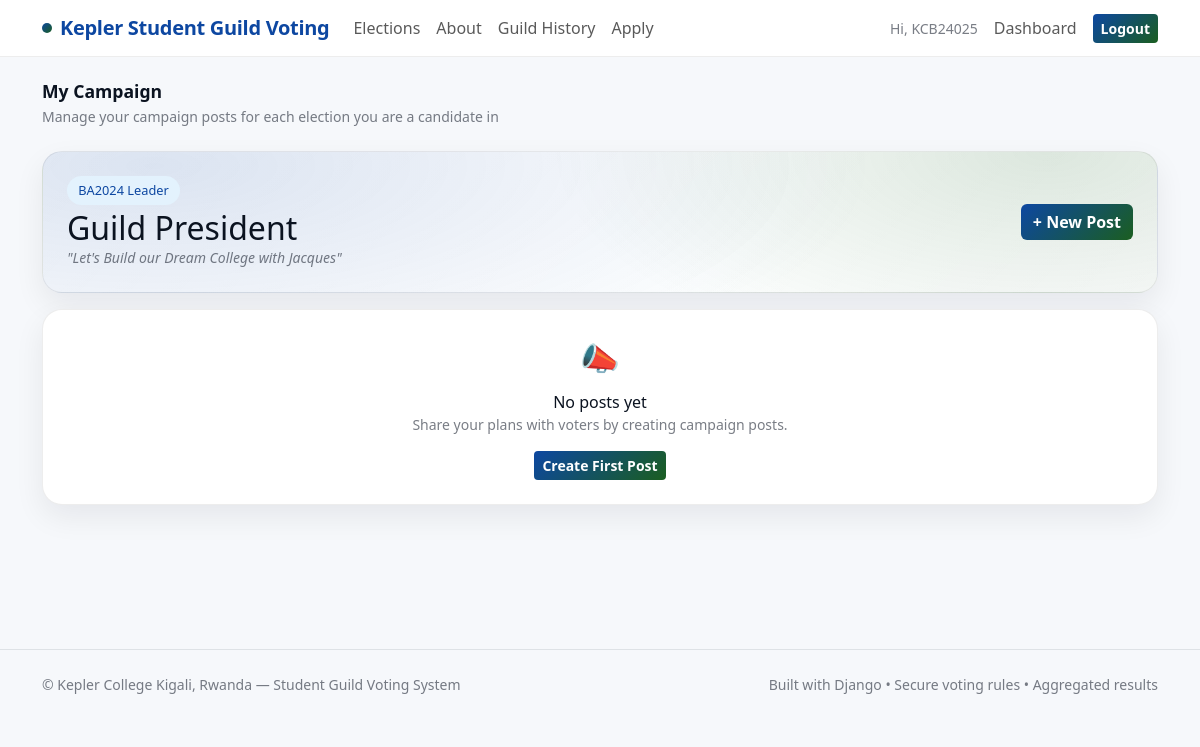
Screenshot of /elections/my-campaign/ (signed in) with the database file from the repository.
### apps/accounts/models.py (models this page shows, shortened)
class User(AbstractUser):
    email = models.EmailField(unique=True)
    student_id = models.CharField(max_length=20, unique=True)
    cohort = models.ForeignKey(
        Cohort,
        on_delete=models.SET_NULL,
        null=True,
        blank=True,
        related_name='students'
    )
    is_cohort_confirmed = models.BooleanField(
        default=False,
        help_text='Admin confirms the student belongs to the selected cohort'
    )
    is_email_verified = models.BooleanField(default=False)
    can_vote = models.BooleanField(default=True)

### apps/elections/models.py (models this page shows, shortened)
class Candidate(models.Model):
    STATUS_CHOICES = [
        ('pending', 'Pending'),
        ('approved', 'Approved'),
        ('rejected', 'Rejected'),
    ]
    election = models.ForeignKey(
        Election, on_delete=models.CASCADE, related_name='candidates'
    )
    position = models.ForeignKey(
        Position, on_delete=models.CASCADE, related_name='candidates'
    )
    student = models.ForeignKey(
        settings.AUTH_USER_MODEL,
        on_delete=models.SET_NULL,
        null=True, blank=True,
        related_name='candidacies'
    )
    full_name = models.CharField(max_length=200)
    slogan = models.CharField(max_length=200, blank=True)
    manifesto = models.TextField(blank=True)
    photo = models.ImageField(upload_to='candidates/', blank=True, null=True)
    status = models.CharField(
        max_length=20, choices=STATUS_CHOICES, default='pending'
    )
    created_at = models.DateTimeField(auto_now_add=True)
    class Meta:
        ordering = ['position__order', 'full_name']

class Position(models.Model):
    SCOPE_ALL = 'all'
    SCOPE_COHORT = 'cohort'
    SCOPE_CHOICES = [
        (SCOPE_ALL, 'Whole College'),
        (SCOPE_COHORT, 'Specific Cohort(s) Only'),
    ]
    election = models.ForeignKey(
        Election, on_delete=models.CASCADE, related_name='positions'
    )
    title = models.CharField(max_length=120)
    description = models.TextField(blank=True)
    order = models.PositiveIntegerField(default=0)
    voting_scope = models.CharField(
        max_length=10, choices=SCOPE_CHOICES, default=SCOPE_ALL
    )
    allowed_cohorts = models.ManyToManyField(
        'accounts.Cohort', blank=True, related_name='positions'
    )
    applications_open = models.BooleanField(default=False)
    class Meta:
        ordering = ['order', 'title']
        unique_together = [('election', 'title')]

class Election(models.Model):
    SCOPE_ALL = 'all'
    SCOPE_COHORT = 'cohort'
    SCOPE_CHOICES = [
        (SCOPE_ALL, 'Whole College'),
        (SCOPE_COHORT, 'Specific Cohort(s) Only'),
    ]
    name = models.CharField(max_length=200)
    description = models.TextField(blank=True)
    start_at = models.DateTimeField()
    end_at = models.DateTimeField()
    is_published = models.BooleanField(default=True)
    allow_live_results = models.BooleanField(default=False)
    visibility_scope = models.CharField(
        max_length=10, choices=SCOPE_CHOICES, default=SCOPE_ALL
    )
    visible_to_cohorts = models.ManyToManyField(
        'accounts.Cohort', blank=True, related_name='visible_elections'
    )
    voting_scope = models.CharField(
        max_length=10, choices=SCOPE_CHOICES, default=SCOPE_ALL
    )
    voting_cohorts = models.ManyToManyField(
        'accounts.Cohort', blank=True, related_name='voting_elections'
    )
    created_at = models.DateTimeField(auto_now_add=True)
    class Meta:
        ordering = ['-start_at']

### apps/elections/views.py (the view)
# urls.py: path('my-campaign/', views.my_campaign, name='my_campaign'),
@login_required
def my_campaign(request):
    candidacies = Candidate.objects.filter(
        student=request.user, status='approved'
    ).select_related('position', 'election').prefetch_related('campaign_posts')
    if not candidacies.exists():
        messages.info(request, 'You are not an approved candidate in any election yet.')
        return redirect('elections:my_applications')
    return render(request, 'elections/my_campaign.html', {'candidacies': candidacies})

### apps/core/context_processors.py (called while the page is built)
def kepler_branding(request):
    return {
        "KEPLER_APP_NAME": "Kepler Student Guild Voting",
        "KEPLER_LOCATION": "Kepler College Kigali, Rwanda",
    }

### templates/elections/my_campaign.html
{% extends 'base.html' %}
{% block content %}
<div class="d-flex align-items-center justify-content-between mb-4">
  <div>
    <h1 class="section-title mb-1">My Campaign</h1>
    <div class="small-muted">
      Manage your campaign posts for each election you are a candidate in
    </div>
  </div>
</div>
{% for candidacy in candidacies %}
<div class="mb-5">
  <div class="hero p-4 mb-3">
    <div class="d-flex align-items-center justify-content-between flex-wrap gap-3">
      <div>
        <span class="k-pill pill-blue mb-1 d-inline-block">
          {{ candidacy.position.election.name }}
        </span>
        <h2 class="fw-700 mb-0">{{ candidacy.position.title }}</h2>
        {% if candidacy.slogan %}
        <div class="small-muted fst-italic">"{{ candidacy.slogan }}"</div>
        {% endif %}
      </div>
      <a href="{% url 'elections:campaign_post_create' candidacy.id %}"
         class="btn btn-kepler">+ New Post</a>
    </div>
  </div>
  {% with posts=candidacy.campaign_posts.all %}
  {% if posts %}
  <div class="row g-3">
    {% for post in posts %}
    <div class="col-md-6">
      <div class="kepler-card p-3 h-100">
        {% if post.image %}
        <img src="{{ post.image.url }}"
             style="width:100%;height:140px;object-fit:cover;
                    border-radius:.75rem;margin-bottom:.75rem;">
        {% endif %}
        <div class="d-flex align-items-start justify-content-between mb-1">
          <div class="fw-600">{{ post.title }}</div>
          {% if post.status == 'pending' %}<span class="k-pill pill-pending" style="font-size:.7rem;">⏳ Pending</span>
          {% elif post.status == 'approved' %}<span class="k-pill pill-approved" style="font-size:.7rem;">✓ Live</span>
          {% else %}<span class="k-pill pill-rejected" style="font-size:.7rem;">✗ Rejected</span>{% endif %}
        </div>
        {% if post.content %}
        <div class="small-muted mb-2" style="font-size:.82rem;">
          {{ post.content|truncatechars:120 }}
        </div>
        {% endif %}
        <div class="d-flex align-items-center justify-content-between mt-2">
          <div class="small-muted" style="font-size:.78rem;">{{ post.created_at|date:"M d, Y" }}</div>
          <form method="POST"
                action="{% url 'elections:campaign_post_delete' post.id %}"
                onsubmit="return confirm('Delete this post?')">
            {% csrf_token %}
            <button type="submit" class="btn btn-danger-soft btn-sm"
                    style="font-size:.75rem;padding:.2rem .5rem;">Delete</button>
          </form>
        </div>
      </div>
    </div>
    {% endfor %}
  </div>
  {% else %}
  <div class="kepler-card p-4 text-center">
    <div style="font-size:2rem;">📣</div>
    <div class="fw-600 mt-2">No posts yet</div>
    <div class="small-muted mb-3">Share your plans with voters by creating campaign posts.</div>
    <a href="{% url 'elections:campaign_post_create' candidacy.id %}"
       class="btn btn-kepler btn-sm">Create First Post</a>
  </div>
  {% endif %}
  {% endwith %}
</div>
{% endfor %}
{% endblock %}

### templates/base.html (shortened to what this page needs)
<!DOCTYPE html>
<html lang="en">
<head>
  <link href="https://cdn.jsdelivr.net/npm/bootstrap@5.3.2/dist/css/bootstrap.min.css" rel="stylesheet">
  {% load static %}
  <link rel="stylesheet" href="{% static 'css/styles.css' %}">
</head>
<body>
<nav class="navbar navbar-expand-lg navbar-glass sticky-top mb-4">
  <div class="container">
    <a class="navbar-brand brand-badge" href="{% url 'core:home' %}">
      <span class="brand-dot"></span>
      Kepler Student Guild Voting
    </a>
    <div class="collapse navbar-collapse" id="navbarNav">
      <ul class="navbar-nav me-auto">
        <li class="nav-item">
          <a class="nav-link" href="{% url 'elections:elections_list' %}">Elections</a>
        </li>
        <li class="nav-item">
          <a class="nav-link" href="{% url 'core:about' %}">About</a>
        </li>
        <li class="nav-item">
          <a class="nav-link" href="{% url 'history:guild_history' %}">Guild History</a>
        </li>
        {% if request.user.is_authenticated and not request.user.is_staff %}
        <li class="nav-item">
          <a class="nav-link" href="{% url 'elections:open_positions' %}">Apply</a>
        </li>
        {% endif %}
      </ul>
      <ul class="navbar-nav ms-auto align-items-center gap-2">
        {% if request.user.is_authenticated %}
        <li class="nav-item">
          <span class="small-muted">Hi, {{ request.user.student_id }}</span>
        </li>
        <li class="nav-item">
          <a class="nav-link" href="{% url 'dashboard:student' %}">Dashboard</a>
        </li>
        <li class="nav-item">
          <a href="{% url 'accounts:logout' %}"
             class="btn btn-kepler btn-sm">Logout</a>
        </li>
        {% endif %}
      </ul>
    </div>
  </div>
</nav>
<main class="container pb-5">
  {% block content %}{% endblock %}
</main>
<footer class="border-top py-4 mt-5">
  <div class="container d-flex flex-wrap justify-content-between align-items-center">
    <div class="footer">
      © Kepler College Kigali, Rwanda — Student Guild Voting System
    </div>
    <div class="footer">
      Built with Django • Secure voting rules • Aggregated results
    </div>
  </div>
</footer>
</body>
</html>

### static/css/styles.css (style rules this page uses)
:root { --kepler-green: #1b5e20; --kepler-green-mid: #2e7d32; --kepler-green-light: #e8f5e9; --kepler-blue: #0d47a1; --kepler-blue-mid: #1565c0; --kepler-blue-light: #e3f2fd; --kepler-white: #ffffff; --kepler-dark: #0b1320; --kepler-gray: #f6f8fb; --kepler-border: rgba(0,0,0,0.07); --kepler-shadow: 0 12px 30px rgba(11,19,32,0.07); }
body { background: var(--kepler-gray); color: var(--kepler-dark); font-family: 'Segoe UI', system-ui, sans-serif; }
.navbar-glass { background: rgba(255,255,255,0.92); backdrop-filter: blur(12px); border-bottom: 1px solid var(--kepler-border); }
.brand-badge { display: inline-flex; align-items: center; gap: .5rem; font-weight: 800; color: var(--kepler-blue); letter-spacing: -.3px; }
.brand-dot { width: 10px; height: 10px; border-radius: 999px; background: linear-gradient(135deg, var(--kepler-blue), var(--kepler-green)); display: inline-block; }
.kepler-card { border: 1px solid var(--kepler-border); border-radius: 1.25rem; box-shadow: var(--kepler-shadow); background: var(--kepler-white); }
.hero { background: radial-gradient(1200px 400px at 10% 10%, rgba(13,71,161,.15), transparent 60%), radial-gradient(900px 400px at 90% 0%, rgba(27,94,32,.15), transparent 55%), linear-gradient(135deg, rgba(255,255,255,0.95), rgba(255,255,255,0.85)); border: 1px solid var(--kepler-border); border-radius: 1.25rem; box-shadow: var(--kepler-shadow); }
.btn-kepler { background: linear-gradient(135deg, var(--kepler-blue), var(--kepler-green)); color: #fff; border: 0; font-weight: 600; }
.k-pill { font-size: .8rem; padding: .3rem .7rem; border-radius: 999px; font-weight: 500; display: inline-block; }
.pill-blue { background: var(--kepler-blue-light); color: var(--kepler-blue); }
.small-muted { color: rgba(11,19,32,0.55); font-size: .875rem; }
.section-title { font-weight: 800; font-size: 1.1rem; color: var(--kepler-dark); }
.footer { color: rgba(11,19,32,0.55); font-size: .875rem; }

### rows the page displays
User: user.student_id "KCB24025"
Candidate: position.election.name "BA2024 Leader", position "Guild President", slogan "Let's Build our Dream College with Jacques"
